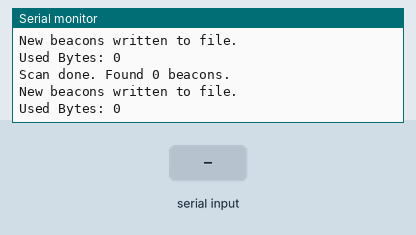
Bench run of a sketch on a simulated ESP32. Parts: the last lines printed to the serial monitor. Inputs (shaded band) come from the test bench. Storage starts empty; nothing arrives over Bluetooth unless stated.

Above: at 15.8 s.
15.9 s: "read\n" received over Serial
At 20.6 s:
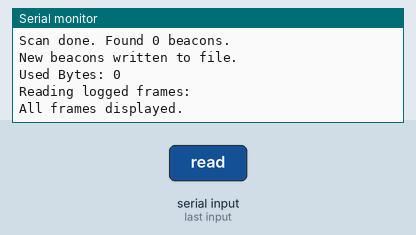
23.4 s: "log\n" received over Serial
At 26.0 s:
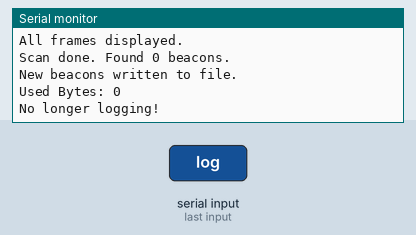
30.9 s: "log\n" received over Serial
At 31.4 s:
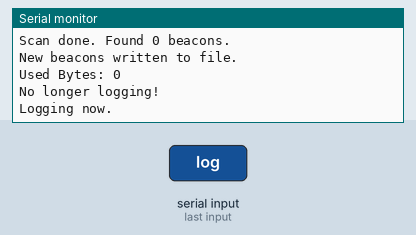

The sketch:

BLE_catcher_observations.ino
```cpp
#include <BLEDevice.h>
#include <BLEUtils.h>
#include <BLEScan.h>
#include <BLEAdvertisedDevice.h>
#include <SPIFFS.h>

#include <sstream>
#include <iostream>
#include <iomanip>
#include <vector>

using namespace std;

const int scanTime = 5; // scan for 'scanTime' seconds
const uint64_t sleepTime = 0; // pausing scan for 'sleepTime' seconds
BLEScan* pBLEScan;
bool scan = true;
const char * beaconFile = "/beacons.txt";
vector<uint8_t> beaconBuf;
const int bufSize = 500;


void appendBeaconToBuffer(uint8_t* beacon, size_t beaconLen, uint8_t* metadata, size_t metadataLen);


class MyAdvertisedDeviceCallbacks: public BLEAdvertisedDeviceCallbacks {
  void onResult(BLEAdvertisedDevice advertisedDevice) {
    if (advertisedDevice.haveServiceUUID() && advertisedDevice.getServiceUUID().equals(BLEUUID((uint16_t) 0xfd6f))){

      // payload of BLE frame
      uint8_t* payload = advertisedDevice.getPayload();
      size_t len = advertisedDevice.getPayloadLength();

      // metadata
      int rssi = advertisedDevice.getRSSI();
      uint64_t currentTime = esp_timer_get_time() / 1000000;

      // encoding: 01(64) = Android, 10(128) = iOS, 11(192) = header as expected, but payload length differs, 00(0) = unexpected format
      uint8_t formatInfo = 0;
      if ((unsigned int) payload[0] == 3) { // Android (lacks flag section)
        formatInfo = (len == 28) ? 64 : 192;
      } else if ((unsigned int) payload[0] == 2) { // iOS
        formatInfo = (len == 31) ? 128 : 192;
      }

      // 22 bits can represent 48 days as seconds, use 2 most significant bits of 3-byte metadata to encode information about BLE frame format
      // least significant byte of rssi can represent [-128,127], transform to (unsigned) byte to store
      uint8_t metadata[] = {(currentTime >> 16) + formatInfo, (currentTime >> 8), currentTime, (uint8_t) rssi};

      /**********
      // print beacon and metadata to serial monitor
      std::stringstream stream;
      stream << std::hex << std::setfill('0');
      for (size_t i = len - 20; i < len; i++) {
        stream << std::hex << std::setw(2) << (unsigned int) payload[i];
      }
      std::string beacon = stream.str();
      cout << "Logged beacon: " << beacon.c_str() << ";" << currentTime << ";" << rssi << endl;
      ***********/

      if (len >= 20) {
        appendBeaconToBuffer(payload + (len - 20), 20, metadata, sizeof(metadata));
      } else {
        uint8_t defaultBeacon[20] = { 0 };
        defaultBeacon[0] = (uint8_t) len;
        appendBeaconToBuffer(defaultBeacon, 20, metadata, sizeof(metadata));
      }
    }
  }
};

void setup() {
  Serial.begin(115200);
  Serial.println("---------------Commands:---------------");
  Serial.println("read - reading the catched frames log file.");
  Serial.println("log - stop/start logging of catched frames. Started on default.");
  Serial.println("---------------------------------------");
  Serial.println("Scanning...");

  BLEDevice::init("");
  pBLEScan = BLEDevice::getScan();
  pBLEScan->setAdvertisedDeviceCallbacks(new MyAdvertisedDeviceCallbacks());
  pBLEScan->setActiveScan(false);
  pBLEScan->setInterval(100);
  pBLEScan->setWindow(99);  // less or equal setInterval value

  // setup flash memory and a file to store collected beacons
  // needs to be set to true at the first start
  if (!SPIFFS.begin(false)) {
    Serial.println("Error while initializing SPIFFS!");
    while (true){}
  }

  if (!SPIFFS.exists(beaconFile)) {
     createFile(SPIFFS, beaconFile);
  }

  beaconBuf.reserve(bufSize);
}

void loop() {
  if (scan) {
    BLEScanResults foundDevices = pBLEScan->start(scanTime, false);
    pBLEScan->clearResults();
    cout << "Scan done. Found " << beaconBuf.size() / 24 << " beacons."<< endl;
    writeBeaconsToFile();
  }

  if (Serial.available()) {
    String input = Serial.readStringUntil('\n');
    if(input.equals("read")) {
        readFile(SPIFFS, beaconFile);
        Serial.println("All frames displayed.");
    }
    else if (input.equals("log")){
      if (scan){
        Serial.println("No longer logging!");
        scan = false;
      }
      else {
        Serial.println("Logging now.");
        scan = true;
      }
    }
  }

  delay(sleepTime * 1000);
}

void appendBeaconToBuffer(uint8_t* beacon, size_t beaconLen, uint8_t* metadata, size_t metadataLen) {
  for(size_t i = 0; i < beaconLen; i++) {
    beaconBuf.push_back(beacon[i]);
  }
  for(size_t j = 0; j < metadataLen; j++) {
    beaconBuf.push_back(metadata[j]);
  }
}

void writeBeaconsToFile() {
  // seems to write in pages of 251 bytes length
  if (SPIFFS.totalBytes() - SPIFFS.usedBytes() > 256) {
    File file = SPIFFS.open(beaconFile, FILE_APPEND);
    if (file) {
      for(vector<uint8_t>::iterator it = beaconBuf.begin(); it != beaconBuf.end(); it++) {
        file.write(*it);
      }
    }
    file.close();
    cout << "New beacons written to file." << endl;
    beaconBuf.clear();
    Serial.printf("Used Bytes: %d\n", SPIFFS.usedBytes());
  } else {
    scan = false;
  }
}

void createFile(fs::FS &fs, const char * path){
  File file = SPIFFS.open(path, FILE_WRITE);
  file.close();
  Serial.println("BLE frames log file has been generated.");
}

void readFile(fs::FS &fs, const char * path){
  Serial.println("Reading logged frames:");
      File file = SPIFFS.open(path, FILE_READ);
        while(file.available()){
          uint8_t beacon[20];
          uint8_t metadata[4];
          file.read(beacon, sizeof(beacon));
          // first 3 bytes correspond to timestamp, 4th byte represents rssi
          file.read(metadata, sizeof(metadata));

          std::stringstream stream;
          stream << std::hex << std::setfill('0');
          for (size_t i = 0; i < sizeof(beacon); i++) {
            stream << std::hex << std::setw(2) << (unsigned int) beacon[i];
          }

          std::string formatInfo = "unexpected";
          if (metadata[0] >= 192) {
            metadata[0] -= 192;
            formatInfo = "length mismatch";
          } else if (metadata[0] >= 128) {
            metadata[0] -= 128;
            formatInfo = "iOS";
          } else if (metadata[0] >= 64) {
            metadata[0] -= 64;
            formatInfo = "Android";
          }

          uint32_t currentTime = (uint32_t) metadata[0] << 16 | (uint16_t) metadata[1] << 8 | metadata[2];
          // use + to promote int8_t to a type printable as a number, transform rssi byte back to signed 8-bit integer
          cout << stream.str() << ";" << currentTime << ";" << +int8_t(metadata[3]) << ";" << formatInfo << endl;
        }
        file.close();
 }
```

Measured:
- after the input at 15.9 s, the serial monitor: prints a new line after 4.2 s (image 1)
- after the input at 23.4 s, the serial monitor: prints a new line after 1.7 s (image 2)
- after the input at 30.9 s, the serial monitor: prints a new line at once (image 3)
